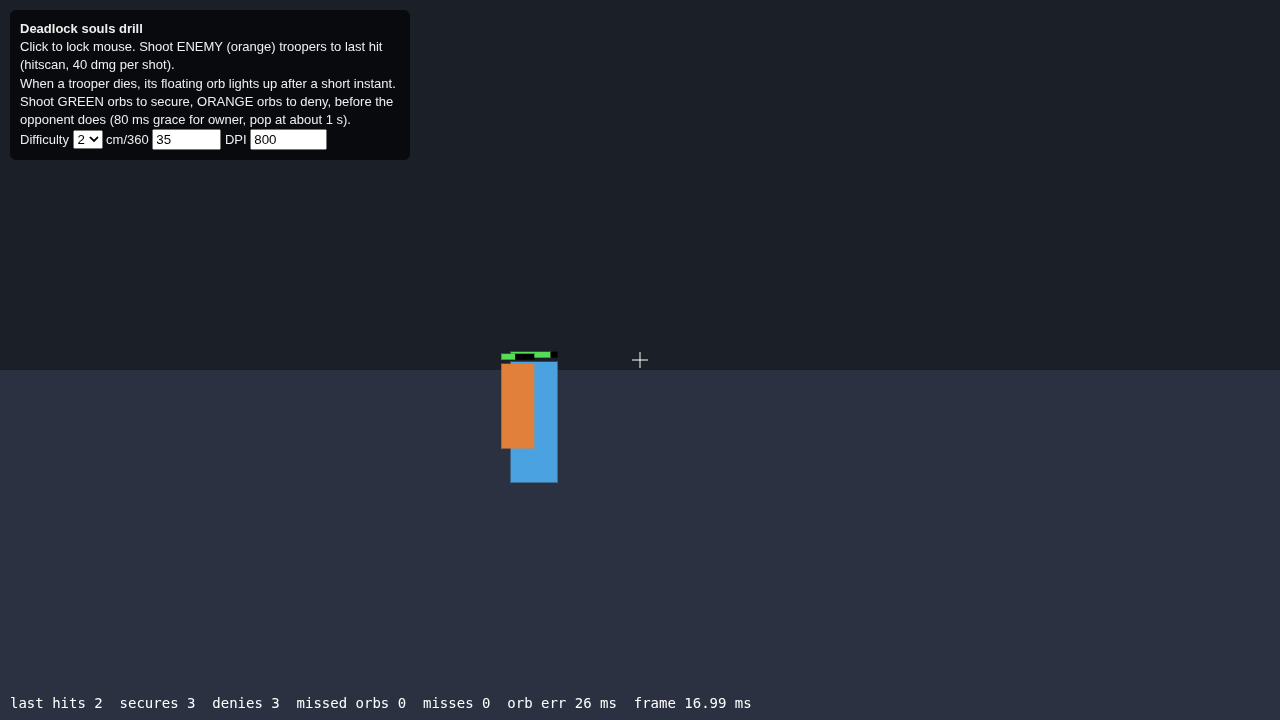
#> input picture proof/deadlock-souls_v2.png, 1280 x 720 px
$ python -i movement_study_v1.py   (imports and definitions only)   (older library calls are emulated)
#> lines starting #> are read from the running program, lines starting #| are printed output that depends on the picture
"""Movement study v1: estimate how targets move in high-elo Deadlock fight clips.
READ ONLY on the clips: only cv2.VideoCapture reads them. All outputs go to OUT.
Everything here is an ESTIMATE from screen motion (see specs/movement_study_v1.md).
Usage: python movement_study_v1.py --clips DIR --out DIR [--n 40] [--max-minutes 40] [--sheet]
"""
import argparse, json, os, random, time, glob, math
import numpy as np, cv2

W = 480  # analysis width (16:9 -> 270 high)
HFOV = 90.0  # ESTIMATE: assumed horizontal FOV of the stream view, deg
DEG_PER_PX = HFOV / W  # small-angle approximation near the center

def red_bars(hsv):
    """Enemy anchors: thin saturated red horizontal marks (enemy HP bar segments and the red status tag under enemy names). Returns list of (cx, cy, w)."""
    h, s, v = cv2.split(hsv)
    m = (((h < 8) | (h > 172)) & (s > 140) & (v > 110)).astype(np.uint8) * 255
    H_, W_ = m.shape
    m[: int(H_ * 0.13)] = 0           # team portraits / top bar
    m[int(H_ * 0.62):] = 0            # own HUD, abilities, webcam
    m[:, : int(W_ * 0.03)] = 0; m[:, int(W_ * 0.97):] = 0
    m[int(H_ * 0.42):, int(W_ * 0.72):] = 0  # minimap and webcam (red map markers)
    m[int(H_ * 0.45):, : int(W_ * 0.28)] = 0  # own health and stamina HUD
    m = cv2.morphologyEx(m, cv2.MORPH_OPEN, cv2.getStructuringElement(cv2.MORPH_RECT, (7, 1)))
    n, lab, st, cen = cv2.connectedComponentsWithStats(m)
    out = []
    for i in range(1, n):
        x, y, w, hh, a = st[i]
        if 10 <= w <= 70 and 1 <= hh <= 5 and w / max(hh, 1) >= 4 and a >= 0.6 * w * hh:
            out.append((float(cen[i][0]), float(cen[i][1]), int(w)))
    return out

def analyze(path, step=2):
#> called with path = '../proof/deadlock-souls_v2.png', step = 2
    cap = cv2.VideoCapture(path); fps = cap.get(cv2.CAP_PROP_FPS) or 60.0
    dt = step / fps; prev = None; rows = []; i = 0
    while True:
        ok = cap.grab()
        if not ok: break
        if i % step: i += 1; continue
        ok, fr = cap.retrieve(); i += 1
#> in analyze, fr is the input picture: shape (720, 1280, 3); mean B, G, R 52.5, 41.6, 36.8
#> after `ok, fr = cap.retrieve()`: ok = True
        if not ok: break
        sm = cv2.resize(fr, (W, W * fr.shape[0] // fr.shape[1]), interpolation=cv2.INTER_AREA)
        g = cv2.cvtColor(sm, cv2.COLOR_BGR2GRAY).astype(np.float32)
        Hh = g.shape[0]; band = g[int(Hh * 0.14): int(Hh * 0.5), int(W * 0.05): int(W * 0.95)]
#> after `Hh = g.shape[0]`: Hh = 270
#> after `band = g[int(Hh * 0.14):int(Hh * 0.5), int(W * 0.05):int(W * 0.95)]`:
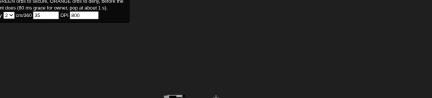
#> band: shape (98, 432) float32; min 0, max 255, mean 33.6
        bars = red_bars(cv2.cvtColor(sm, cv2.COLOR_BGR2HSV))
#> in red_bars, `h, s, v = cv2.split(hsv)`:
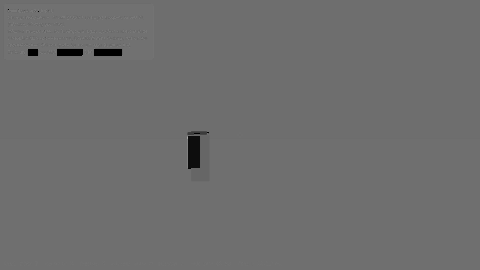
#> h: shape (270, 480); min 0, max 168, mean 109.9
#> in red_bars, `h, s, v = cv2.split(hsv)`:
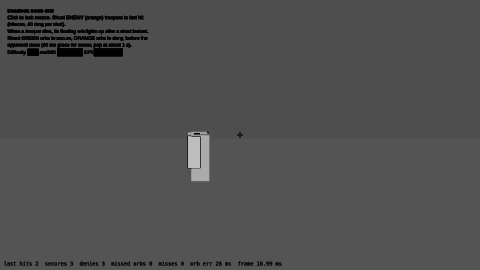
#> s: shape (270, 480); min 0, max 189, mean 79.7
#> in red_bars, `h, s, v = cv2.split(hsv)`:
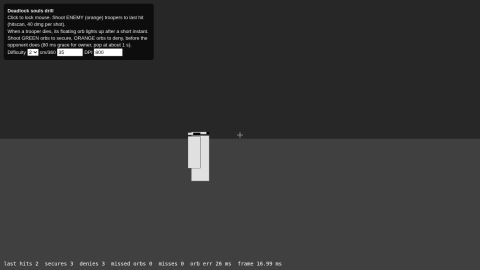
#> v: shape (270, 480); min 0, max 255, mean 53
#> in red_bars, `h, s, v = cv2.split(hsv)`: hsv: shape (270, 480, 3); mean H, S, V 109.9, 79.7, 53
#> in red_bars, `m = (((h < 8) | (h > 172)) & (s > 140) & (v > 110)).astype(np.uint8) *..`: m: shape (270, 480); every value is 0
#> in red_bars, `n, lab, st, cen = cv2.connectedComponentsWithStats(m)`: lab: shape (270, 480) int32; every value is 0
#> in red_bars, `n, lab, st, cen = cv2.connectedComponentsWithStats(m)`: n = 1; st = [[0, 0, 480, 270, 129600]]; cen = [[239.5, 134.5]]
#> after the loop in red_bars, `for i in range(1, n):`: out = []
#> bars = []
        cam_dx = cam_dy = 0.0; div = 0.0
        if prev is not None:
            (dx, dy), resp = cv2.phaseCorrelate(prev[0], band, cv2.createHanningWindow(band.shape[::-1], cv2.CV_32F))
            if resp > 0.05: cam_dx, cam_dy = -dx, -dy  # scene shifts left when camera turns right
            small_p = cv2.resize(prev[1], (160, 90)); small = cv2.resize(g, (160, 90))
            fl = cv2.calcOpticalFlowFarneback(small_p, small, None, 0.5, 2, 9, 2, 5, 1.1, 0)
            fl[..., 0] -= fl[..., 0].mean(); fl[..., 1] -= fl[..., 1].mean()  # remove rotation (pure shift)
            yy, xx = np.mgrid[0:90, 0:160]; rx, ry = xx - 80, yy - 45; r = np.hypot(rx, ry) + 1e-6
            ring = (r > 15) & (r < 44) & (yy < 60)
            div = float(((fl[..., 0] * rx + fl[..., 1] * ry) / r)[ring].mean())  # radial outflow = forward speed proxy
        rows.append({"t": round((i - 1) / fps, 4), "cam_dx": cam_dx, "cam_dy": cam_dy, "div": div, "bars": bars})
        prev = (band, g)
    cap.release()
    return {"fps": fps, "dt": dt, "rows": rows}

# [78 lines left out: functions summarize, sheet, main, not called in this run]

# [1 line not run here, left out]

>>> result = analyze('../proof/deadlock-souls_v2.png')

$ run again, on proof/deadlock-tracking_v2.png
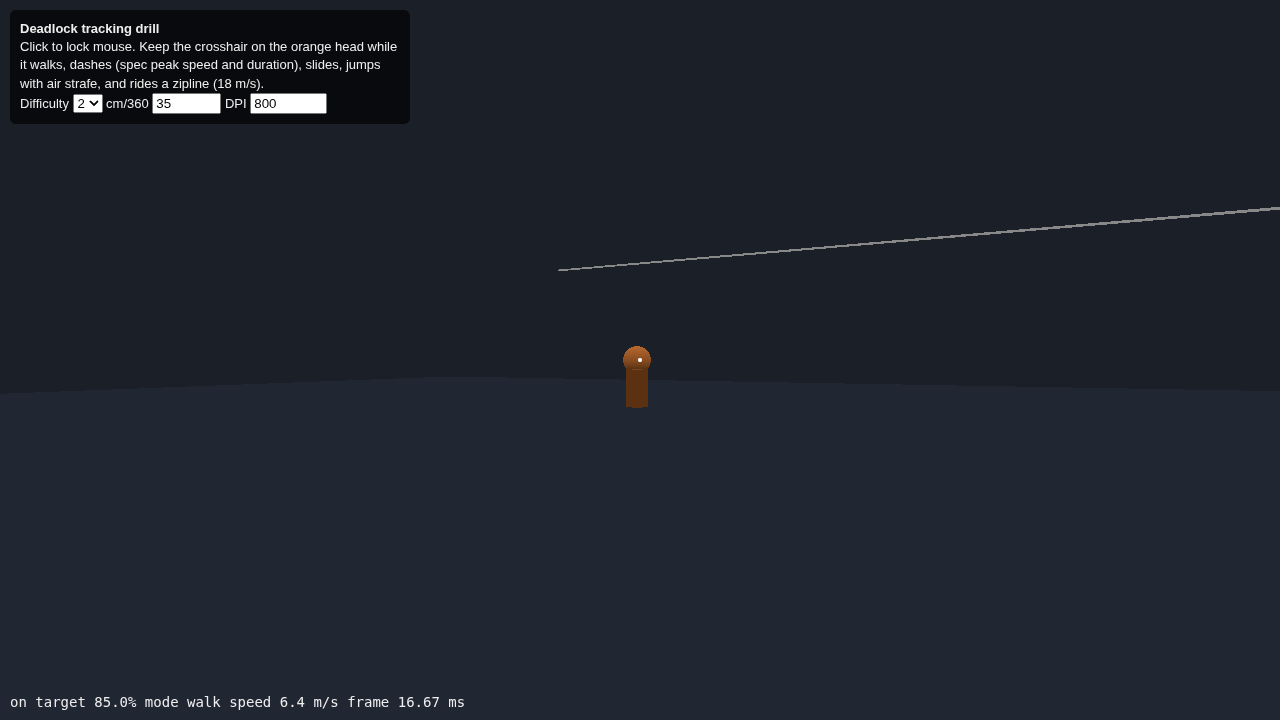
#> input picture proof/deadlock-tracking_v2.png, 1280 x 720 px
#> in analyze, fr is the input picture: shape (720, 1280, 3); mean B, G, R 45.4, 35.4, 31.2
#> ok = True
#> in red_bars, `h, s, v = cv2.split(hsv)`:
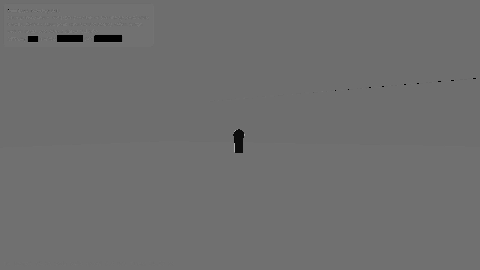
#> h: shape (270, 480); min 0, max 176, mean 110.5
#> in red_bars, `h, s, v = cv2.split(hsv)`:
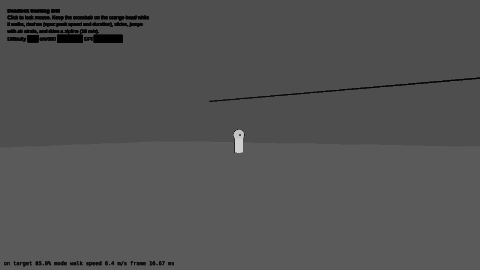
#> s: shape (270, 480); min 0, max 207, mean 82.2
#> hsv: shape (270, 480, 3); mean H, S, V 110.5, 82.2, 45.5
#> m: shape (270, 480); every value is 0
#> lab: shape (270, 480) int32; every value is 0
#> n = 1; st = [[0, 0, 480, 270, 129600]]; cen = [[239.5, 134.5]]
#> after the loop in red_bars, `for i in range(1, n):`: out = []
